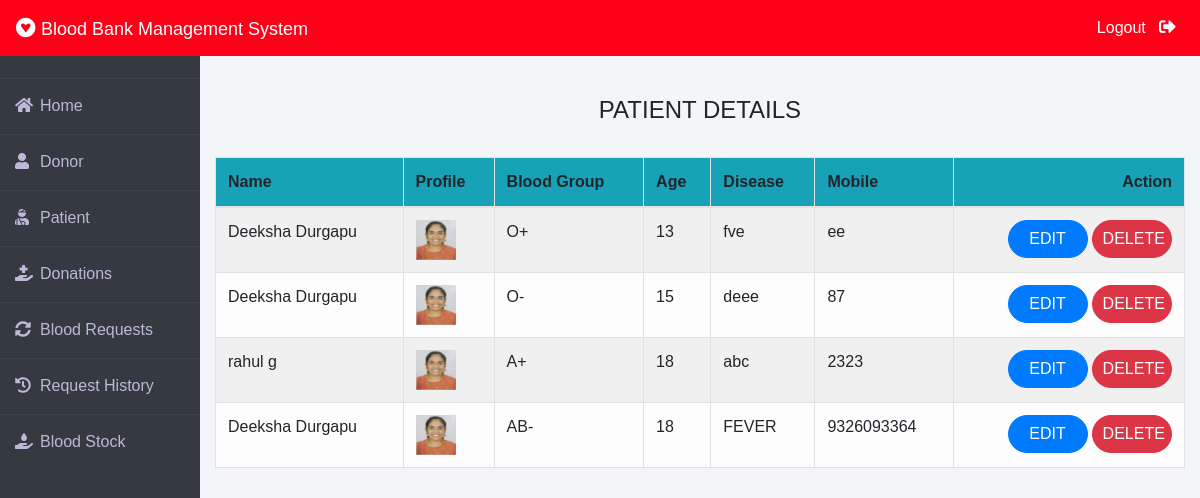
/admin-patient (signed in), run on the app's committed database.
### patient/models.py (models this page shows, shortened)
class Patient(models.Model):
    user=models.OneToOneField(User,on_delete=models.CASCADE)
    profile_pic= models.ImageField(upload_to='profile_pic/Patient/',null=True,blank=True)
    age=models.PositiveIntegerField()
    bloodgroup=models.CharField(max_length=10)
    disease=models.CharField(max_length=100)
    doctorname=models.CharField(max_length=50)
    address = models.CharField(max_length=40)
    mobile = models.CharField(max_length=20,null=False)
    @property
    def get_name(self):
        return self.user.first_name+" "+self.user.last_name

### blood/views.py (the view)
# urls.py: path('admin-patient', views.admin_patient_view,name='admin-patient'),
@login_required(login_url='adminlogin')
def admin_patient_view(request):
    patients=pmodels.Patient.objects.all()
    return render(request,'blood/admin_patient.html',{'patients':patients})

### templates/blood/admin_patient.html
{% extends 'blood/adminbase.html' %}
{% block content %}
{% load widget_tweaks %}
{%load static%}
<br><br>
<div class="container">
    <H4 class="text-center">PATIENT DETAILS</H4><br>
    <table class="table table-light table-hover table-bordered table-striped">
        <thead class="bg-info">
            <tr>
                <th scope="col">Name</th>
                <th scope="col">Profile</th>
                <th scope="col">Blood Group</th>
                <th scope="col">Age</th>
                <th scope="col">Disease</th>
                <th scope="col">Mobile</th>
                <th class="text-right">Action</th>
            </tr>
        </thead>
        <tbody>
            {% for t in patients %}
            <tr>
                <td> {{t.get_name}}</td>
                <td> <img src="{% static t.profile_pic.url %}" alt="Profile Pic" height="40px" width="40px" /></td>
                <td>{{t.bloodgroup}}</td>
                <td>{{t.age}}</td>
                <td>{{t.disease}}</td>
                <td>{{t.mobile}}</td>
                <td class="text-right">
                    <button class="btn btn-primary badge-pill" style="width: 80px;"><a  style="text-decoration: none;color: white;" href="{% url 'update-patient' t.id  %}">EDIT</a> </button>
                    <button class="btn btn-danger badge-pill" style="width: 80px;"><a  style="text-decoration: none;color: white;" href="{% url 'delete-patient' t.id  %}">DELETE</a> </button>
                </td>
            </tr>
            {% endfor %}
        </tbody>
    </table>
</div>
{% endblock content %}

### templates/blood/adminbase.html (style rules this page uses)
* { margin: 0; padding: 0; box-sizing: border-box; list-style: none; text-decoration: none; font-family: 'Josefin Sans', sans-serif; }
body { background-color: #f3f5f9; }

### data on the page
Patient: get_name "Deeksha Durgapu", profile_pic (picture), bloodgroup "O+", age "13", disease "fve", mobile "ee"
Patient: get_name "Deeksha Durgapu", profile_pic (picture), bloodgroup "O-", age "15", disease "deee", mobile "87"
Patient: get_name "rahul g", profile_pic (picture), bloodgroup "A+", age "18", disease "abc", mobile "2323"
Patient: get_name "Deeksha Durgapu", profile_pic (picture), bloodgroup "AB-", age "18", disease "FEVER", mobile "9326093364"
